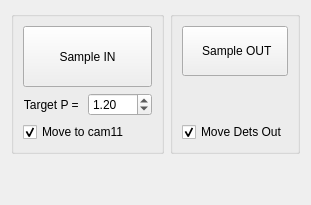
            <widget class="QWidget" name="tab_6">
             <attribute name="title">
              <string>Auto</string>
             </attribute>
             <layout class="QGridLayout" name="gridLayout_105">
              <item row="0" column="0" rowspan="2" colspan="2">
               <widget class="QGroupBox" name="groupBox_22">
                <property name="title">
                 <string/>
                </property>
                <layout class="QGridLayout" name="gridLayout_88">
                 <item row="0" column="0">
                  <widget class="QPushButton" name="pb_start_pump">
                   <property name="enabled">
                    <bool>true</bool>
                   </property>
                   <property name="sizePolicy">
                    <sizepolicy hsizetype="Preferred" vsizetype="Preferred">
                     <horstretch>0</horstretch>
                     <verstretch>0</verstretch>
                    </sizepolicy>
                   </property>
                   <property name="toolTip">
                    <string>Starts the pumping protocol. Status of all the valves will be checked </string>
                   </property>
                   <property name="styleSheet">
                    <string notr="true"/>
                   </property>
                   <property name="text">
                    <string>     
Sample IN    
</string>
                   </property>
                  </widget>
                 </item>
                 <item row="1" column="0">
                  <layout class="QGridLayout" name="gridLayout_68">
                   <item row="0" column="0">
                    <widget class="QLabel" name="label_71">
                     <property name="sizePolicy">
                      <sizepolicy hsizetype="Fixed" vsizetype="Preferred">
                       <horstretch>0</horstretch>
                       <verstretch>0</verstretch>
                      </sizepolicy>
                     </property>
                     <property name="text">
                      <string>Target P = </string>
                     </property>
                     <property name="alignment">
                      <set>Qt::AlignRight|Qt::AlignTrailing|Qt::AlignVCenter</set>
                     </property>
                    </widget>
                   </item>
                   <item row="0" column="1">
                    <widget class="QDoubleSpinBox" name="dsb_target_p">
                     <property name="sizePolicy">
                      <sizepolicy hsizetype="Preferred" vsizetype="Fixed">
                       <horstretch>0</horstretch>
                       <verstretch>0</verstretch>
                      </sizepolicy>
                     </property>
                     <property name="minimum">
                      <double>0.100000000000000</double>
                     </property>
                     <property name="maximum">
                      <double>765.000000000000000</double>
                     </property>
                     <property name="singleStep">
                      <double>0.100000000000000</double>
                     </property>
                     <property name="value">
                      <double>1.200000000000000</double>
                     </property>
                    </widget>
                   </item>
                  </layout>
                 </item>
                 <item row="2" column="0">
                  <widget class="QCheckBox" name="cb_sample_ex_cam11_in">
                   <property name="text">
                    <string>Move to cam11</string>
                   </property>
                   <property name="checked">
                    <bool>true</bool>
                   </property>
                  </widget>
                 </item>
                </layout>
               </widget>
              </item>
              <item row="0" column="2" rowspan="2">
               <widget class="QGroupBox" name="groupBox_29">
                <property name="title">
                 <string/>
                </property>
                <layout class="QGridLayout" name="gridLayout_103">
                 <item row="0" column="0">
                  <widget class="QPushButton" name="pb_start_vent">
                   <property name="enabled">
                    <bool>true</bool>
                   </property>
                   <property name="sizePolicy">
                    <sizepolicy hsizetype="Preferred" vsizetype="Preferred">
                     <horstretch>0</horstretch>
                     <verstretch>0</verstretch>
                    </sizepolicy>
                   </property>
                   <property name="toolTip">
                    <string>Status of all the motors and valves will be checked</string>
                   </property>
                   <property name="styleSheet">
                    <string notr="true"/>
                   </property>
                   <property name="text">
                    <string>       
 Sample OUT    
    </string>
                   </property>
                  </widget>
                 </item>
                 <item row="2" column="0">
                  <widget class="QCheckBox" name="cb_sample_ex_det_out">
                   <property name="text">
                    <string>Move Dets Out</string>
                   </property>
                   <property name="checked">
                    <bool>true</bool>
                   </property>
                  </widget>
                 </item>
                 <item row="1" column="0">
                  <spacer name="verticalSpacer_16">
                   <property name="orientation">
                    <enum>Qt::Vertical</enum>
                   </property>
                   <property name="sizeHint" stdset="0">
                    <size>
                     <width>20</width>
                     <height>40</height>
                    </size>
                   </property>
                  </spacer>
                 </item>
                </layout>
               </widget>
              </item>
              <item row="2" column="2">
               <spacer name="verticalSpacer_8">
                <property name="orientation">
                 <enum>Qt::Vertical</enum>
                </property>
                <property name="sizeHint" stdset="0">
                 <size>
                  <width>20</width>
                  <height>40</height>
                 </size>
                </property>
               </spacer>
              </item>
             </layout>
            </widget>
